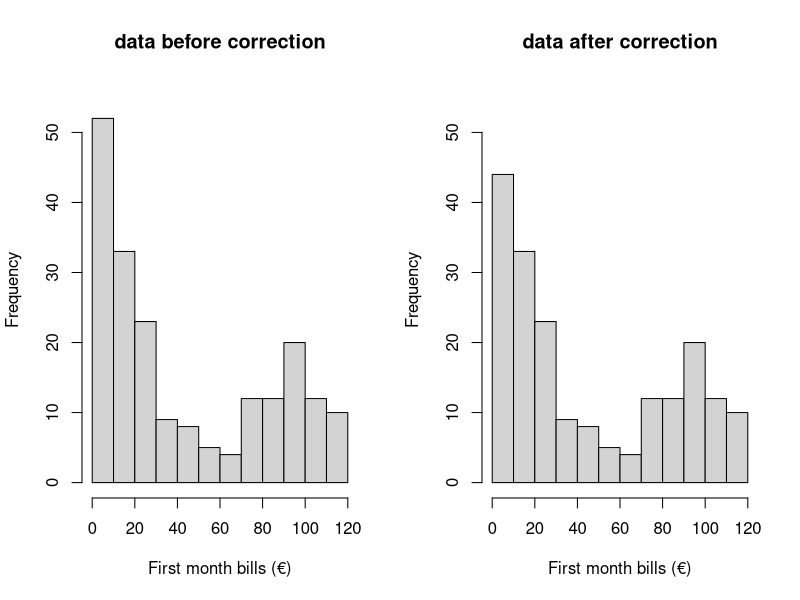
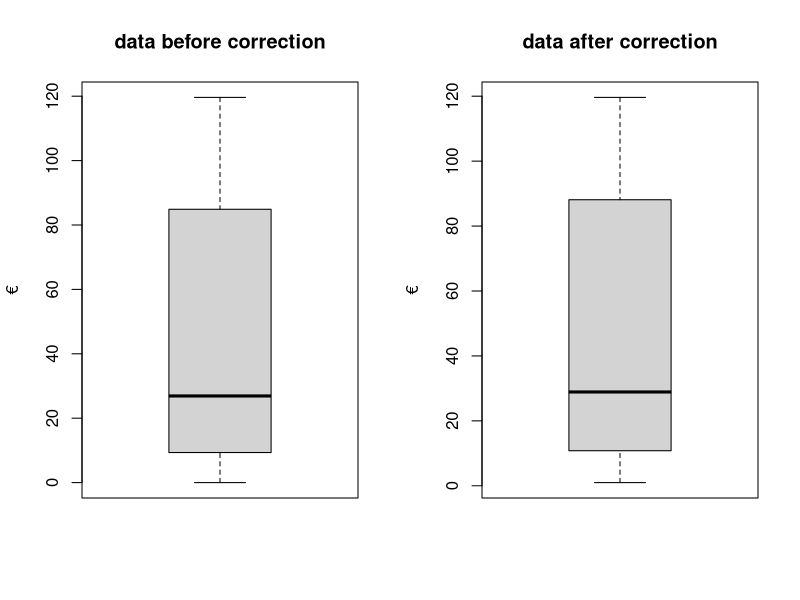
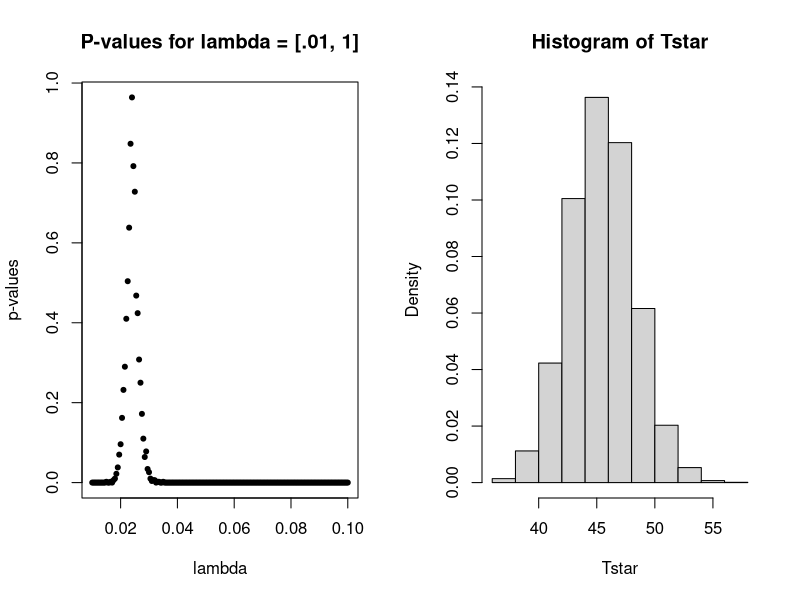
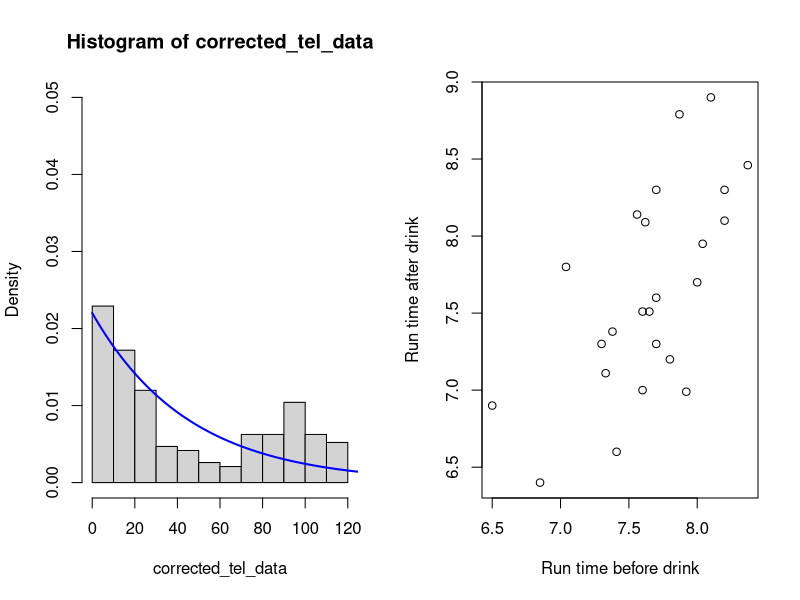

Generate these figures, in order, with R:
## ---- chunk 1
knitr::opts_chunk$set(echo = TRUE)
options(digits=3)
## ---- chunk 2
birth = read.table("birthweight.txt",header=TRUE)
birthweight = birth$birthweight
## ---- chunk 3
mean(birthweight)
## ---- chunk 4
shapiro.test(birthweight)[2]
## ---- chunk 5
alpha = .1
t.test(birthweight, alternative = "l", conf.level = 1-alpha, mu = 2800)[3]
## ---- chunk 6
alpha = .05
t.test(birthweight, alternative = "l", conf.level = 1-alpha, mu = 2800)[3]

alpha = .05
## ---- chunk 7
tel_data = read.table("telephone.txt",header=TRUE)
## ---- chunk 8
# remove 0-values
corrected_tel_data = tel_data[apply(tel_data, 1, function(row) all(row !=0 )), ]

# plot histograms
par(mfrow=c(1,2))
hist(tel_data$Bills, xlab = "First month bills (€)", main = "data before correction", ylim = c(0,55))
hist(corrected_tel_data, xlab = "First month bills (€)", main = "data after correction", ylim = c(0,55))

# plot boxplots
par(mfrow=c(1,2))
boxplot(tel_data$Bills, ylab = "€", main = "data before correction")
boxplot(corrected_tel_data, ylab = "€", main = "data after correction")
## ---- chunk 9
lambdas = seq(.01, .1, .0005)
t = median(corrected_tel_data)
B=1000
tstar=numeric(B)
n=length(corrected_tel_data)
p_values = c()

for(lamb in lambdas){
  for (i in 1:B){
    xstar=rexp(n, lamb)
    tstar[i]=median(xstar)}
    
  p_left=sum(tstar<t)/B
  p_right=sum(tstar>t)/B
  p = 2*min(p_left,p_right)
  p_values = c(p_values, p)
}

plot(lambdas, p_values, main = "P-values for lambda = [.01, 1]", xlab="lambda", ylab="p-values", pch=20)

max_index_lamb = which.max(p_values)

cat("lambda for p = .99:", lambdas[max_index_lamb])
## ---- chunk 10
set.seed(10)
B=5000
Tstar=numeric(B)
T1 = median(corrected_tel_data)

for(i in 1:B) {
  Xstar=sample(corrected_tel_data,replace=TRUE)
  Tstar[i]=median(Xstar) }
  Tstar025=quantile(Tstar,0.025)
  Tstar975=quantile(Tstar,0.975)
  
  
cat('95% CI [',2*T1-Tstar975, '-',2*T1-Tstar025,'] with population median:', mean(Tstar))
## ---- chunk 11
B=5000
Tstar=numeric(B)
T1 = median(corrected_tel_data)

for(i in 1:B) {
  Xstar=sample(corrected_tel_data,replace=TRUE)
  Tstar[i]=mean(Xstar) 
  }
Tstar05=quantile(Tstar,0.05)
Tstar95=quantile(Tstar,0.95)
sum(Tstar<Tstar05)

c(2*T1-Tstar95,2*T1-Tstar05)
## ---- chunk 12
hist(Tstar, prob=T)
## ---- chunk 13
shapiro.test(Tstar)
## ---- chunk 14
est_lamb = 1/(mean(Tstar))
est_lamb
## ---- chunk 15
hist(corrected_tel_data, prob=T, ylim = c(0,0.05))
x = seq(0, length(corrected_tel_data),length=1000)
f = est_lamb*exp(-est_lamb*x )
lines(x,f,col="blue",lwd=2)
## ---- chunk 16
wilcox.test(corrected_tel_data, mu=40, alternative="less")
## ---- chunk 17
B=5000
Tstar=numeric(B)
T1 = 10

for(i in 1:B) {
  Xstar=sample(corrected_tel_data,replace=TRUE)
  Tstar[i]=sum(Xstar < T1) / length(Xstar)
  }
Tstar95=quantile(Tstar,0.95)
Tstar95
## ---- chunk 18
# Load data
run = read.table("run.txt",header=TRUE)
lemo = subset(run, drink == "lemo")
energy = subset(run, drink == "energy")


## ---- chunk 19
# qqnorm(run$before, main = "Normal Q-Q plot before drink")
# qqnorm(run$after, main = "Normal Q-Q plot after drink")
shapiro.test(run$before)
shapiro.test(run$after)

## ---- chunk 20
plot(run$before, run$after, xlab="Run time before drink", ylab="Run time after drink")
cor.test(run$before, run$after,  method = "pearson")
## ---- chunk 21
# qqnorm(lemo$before)
shapiro.test(lemo$before)
# qqnorm(lemo$after)
shapiro.test(lemo$after)

# qqnorm(energy$before)
shapiro.test(energy$before)
# qqnorm(energy$after)
shapiro.test(energy$after)
## ---- chunk 22
t.test(lemo$before, lemo$after, paired = TRUE, var.equal = FALSE)
t.test(energy$before, energy$after, paired = TRUE, var.equal = FALSE)

## ---- chunk 23
lemo_diff = lemo$before - lemo$after
energy_diff = energy$before - energy$after

# qqnorm(lemo_diff)
shapiro.test(lemo_diff)
# qqnorm(energy_diff)
shapiro.test(energy_diff)

t.test(lemo_diff, energy_diff, paired = FALSE)
